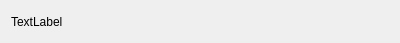
<?xml version="1.0" encoding="UTF-8"?>
<ui version="4.0">
 <class>FriendLabel</class>
 <widget class="QWidget" name="FriendLabel">
  <property name="geometry">
   <rect>
    <x>0</x>
    <y>0</y>
    <width>400</width>
    <height>43</height>
   </rect>
  </property>
  <property name="minimumSize">
   <size>
    <width>0</width>
    <height>43</height>
   </size>
  </property>
  <property name="maximumSize">
   <size>
    <width>16777215</width>
    <height>43</height>
   </size>
  </property>
  <property name="windowTitle">
   <string>Form</string>
  </property>
  <layout class="QHBoxLayout" name="horizontalLayout">
   <property name="spacing">
    <number>0</number>
   </property>
   <property name="topMargin">
    <number>0</number>
   </property>
   <property name="rightMargin">
    <number>0</number>
   </property>
   <property name="bottomMargin">
    <number>0</number>
   </property>
   <item>
    <widget class="QLabel" name="tip_lb">
     <property name="text">
      <string>TextLabel</string>
     </property>
    </widget>
   </item>
   <item>
    <widget class="QWidget" name="close_wid" native="true">
     <property name="minimumSize">
      <size>
       <width>25</width>
       <height>25</height>
      </size>
     </property>
     <property name="maximumSize">
      <size>
       <width>25</width>
       <height>25</height>
      </size>
     </property>
     <layout class="QHBoxLayout" name="horizontalLayout_2">
      <property name="spacing">
       <number>0</number>
      </property>
      <property name="leftMargin">
       <number>0</number>
      </property>
      <property name="topMargin">
       <number>0</number>
      </property>
      <property name="rightMargin">
       <number>0</number>
      </property>
      <property name="bottomMargin">
       <number>0</number>
      </property>
      <item>
       <widget class="ClickedLabel" name="close_lb">
        <property name="minimumSize">
         <size>
          <width>15</width>
          <height>15</height>
         </size>
        </property>
        <property name="maximumSize">
         <size>
          <width>15</width>
          <height>15</height>
         </size>
        </property>
        <property name="styleSheet">
         <string notr="true">border-image: url(:/res/close_search.jpg)</string>
        </property>
        <property name="text">
         <string/>
        </property>
       </widget>
      </item>
     </layout>
    </widget>
   </item>
  </layout>
 </widget>
 <customwidgets>
  <customwidget>
   <class>ClickedLabel</class>
   <extends>QLabel</extends>
   <header location="global">clickedlabel.h</header>
  </customwidget>
 </customwidgets>
 <resources/>
 <connections/>
</ui>
